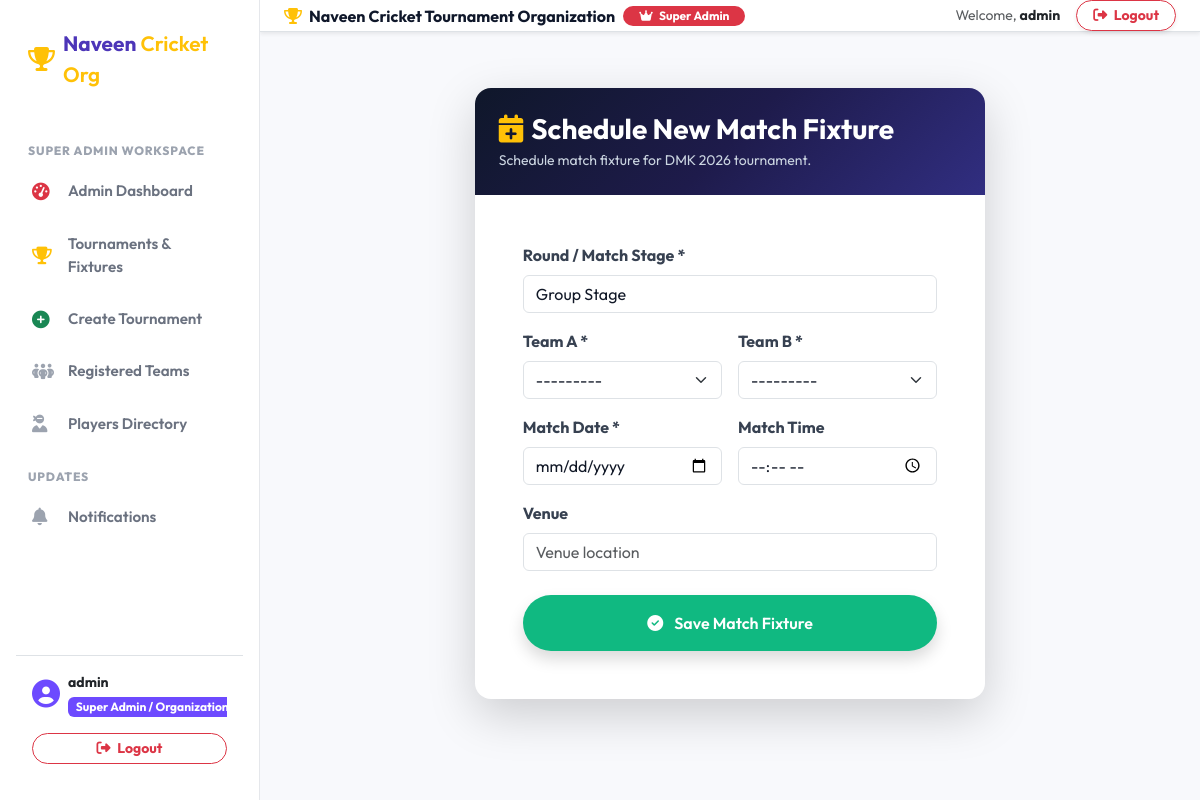
Page /matches/tournament/4/create/ (signed in) on the committed database.
### apps/accounts/models.py (models this page shows, shortened)
class User(AbstractUser):
    class Role(models.TextChoices):
        ADMIN = 'ADMIN', 'Super Admin / Organization Head'
        CAPTAIN = 'CAPTAIN', 'Team Captain / Owner'
        ORGANIZER = 'ORGANIZER', 'Tournament Organizer'
        PLAYER = 'PLAYER', 'Cricket Player'
    role = models.CharField(
        max_length=20,
        choices=Role.choices,
        default=Role.PLAYER
    )
    phone_number = models.CharField(max_length=15, blank=True, null=True)
    profile_picture = models.ImageField(upload_to='profile_pics/', blank=True, null=True)
    bio = models.TextField(blank=True, null=True)
    is_approved_organizer = models.BooleanField(default=True)
    created_at = models.DateTimeField(auto_now_add=True)
    @property
    def is_admin_role(self):
        return self.role == self.Role.ADMIN or self.is_superuser

### apps/tournaments/models.py (models this page shows, shortened)
class Tournament(models.Model):
    class TournamentType(models.TextChoices):
        T20 = 'T20', 'T20 Format'
        TEN_OVER = '10_OVER', '10 Overs Format'
        KNOCKOUT = 'KNOCKOUT', 'Knockout Tournament'
        LEAGUE_KNOCKOUT = 'LEAGUE_KNOCKOUT', 'League + Knockout'
        BOX_CRICKET = 'BOX_CRICKET', 'Box Cricket / Indoor'
    class Status(models.TextChoices):
        DRAFT = 'DRAFT', 'Draft'
        UPCOMING = 'UPCOMING', 'Upcoming'
        REGISTRATION_OPEN = 'REGISTRATION_OPEN', 'Registration Open'
        REGISTRATION_CLOSED = 'REGISTRATION_CLOSED', 'Registration Closed'
        ONGOING = 'ONGOING', 'Ongoing'
        COMPLETED = 'COMPLETED', 'Completed'
        CANCELLED = 'CANCELLED', 'Cancelled'
    name = models.CharField(max_length=200)
    tournament_type = models.CharField(
        max_length=50,
        choices=TournamentType.choices,
        default=TournamentType.T20
    )
    description = models.TextField()
    district = models.ForeignKey('locations.District', on_delete=models.SET_NULL, null=True, related_name='tournaments')
    taluk = models.ForeignKey('locations.Taluk', on_delete=models.SET_NULL, null=True, blank=True, related_name='tournaments')
    village = models.ForeignKey('locations.Village', on_delete=models.SET_NULL, null=True, blank=True, related_name='tournaments')
    venue = models.CharField(max_length=255)
    start_date = models.DateField()
    end_date = models.DateField()
    registration_start_date = models.DateField()
    registration_end_date = models.DateField()
    prize_amount = models.DecimalField(max_digits=10, decimal_places=2, default=0.00, help_text="Total Tournament Prize Pool (Rs)")
    rules_and_regulations = models.TextField(blank=True, null=True, help_text="Tournament rules and guidelines")
    exact_location = models.CharField(max_length=255, blank=True, null=True, help_text="Exact ground/stadium location or map address")
    entry_fee = models.DecimalField(max_digits=10, decimal_places=2, default=0.00)
    organizer = models.ForeignKey(settings.AUTH_USER_MODEL, on_delete=models.CASCADE, related_name='organized_tournaments')
    contact_phone = models.CharField(max_length=15)
    contact_email = models.EmailField()
    max_teams = models.PositiveIntegerField(default=16)
    status = models.CharField(
        max_length=25,
        choices=Status.choices,
        default=Status.REGISTRATION_OPEN
    )
    banner = models.ImageField(upload_to='tournament_banners/', blank=True, null=True)
    created_at = models.DateTimeField(auto_now_add=True)
    updated_at = models.DateTimeField(auto_now=True)
    class Meta:
        ordering = ['-start_date']

### apps/matches/views.py (the view)
# urls.py: path('tournament/<int:tournament_id>/create/', match_create_view, name='match_create'),
@login_required(login_url='login')
def match_create_view(request, tournament_id):
    tournament = get_object_or_404(Tournament, pk=tournament_id)
    if not (request.user == tournament.organizer or request.user.is_admin_role):
        messages.error(request, "Only the organizer can schedule matches.")
        return redirect('tournament_detail', pk=tournament_id)
    if request.method == 'POST':
        form = MatchForm(request.POST)
        if form.is_valid():
            match = form.save(commit=False)
            match.tournament = tournament
            match.save()
            notify_tournament_participants(
                tournament,
                f"New Fixture Scheduled: {match.team_a.name} vs {match.team_b.name}",
                f"Match round: {match.round_name} at {match.venue or tournament.venue} on {match.match_date}.",
                Notification.Type.FIXTURE_ANNOUNCEMENT,
                related_link=f"/matches/{match.id}/"
            )
            messages.success(request, f"Match fixture '{match.team_a.name} vs {match.team_b.name}' scheduled!")
            return redirect('tournament_detail', pk=tournament_id)
    else:
        form = MatchForm()
    return render(request, 'matches/match_form.html', {
        'form': form,
        'tournament': tournament,
        'title': 'Schedule New Match Fixture'
    })

### templates/matches/match_form.html (shortened to what this page needs)
{% extends 'base.html' %}
{% block content %}
<div class="row justify-content-center my-4">
    <div class="col-md-8 col-lg-7">
        <div class="card border-0 shadow-lg rounded-4 overflow-hidden">
            <div class="bg-navy p-4 text-white">
                <h3 class="fw-bold mb-1"><i class="fa-solid fa-calendar-plus text-warning me-2"></i>{{ title }}</h3>
                <p class="small text-slate-300 mb-0">Schedule match fixture for {{ tournament.name }}.</p>
            </div>
            <div class="card-body p-4 p-md-5">
                <form method="post">
                    <div class="mb-3">
                        <label class="form-label fw-bold">Round / Match Stage *</label>
                        {{ form.round_name }}
                    </div>
                    <div class="row g-3 mb-3">
                        <div class="col-md-6">
                            <label class="form-label fw-bold">Team A *</label>
                            {{ form.team_a }}
                        </div>
                        <div class="col-md-6">
                            <label class="form-label fw-bold">Team B *</label>
                            {{ form.team_b }}
                        </div>
                    </div>
                    <div class="row g-3 mb-3">
                        <div class="col-md-6">
                            <label class="form-label fw-bold">Match Date *</label>
                            {{ form.match_date }}
                        </div>
                        <div class="col-md-6">
                            <label class="form-label fw-bold">Match Time</label>
                            {{ form.match_time }}
                        </div>
                    </div>
                    <div class="mb-4">
                        <label class="form-label fw-bold">Venue</label>
                        {{ form.venue }}
                    </div>
                    <button type="submit" class="btn btn-emerald w-100 py-3 rounded-pill shadow">
                        <i class="fa-solid fa-check-circle me-2"></i> Save Match Fixture
                    </button>
                </form>
            </div>
        </div>
    </div>
</div>
{% endblock %}

### templates/base.html (shortened to what this page needs)
{% load static %}
<!DOCTYPE html>
<html lang="en">
<head>
    <link href="https://cdn.jsdelivr.net/npm/bootstrap@5.3.2/dist/css/bootstrap.min.css" rel="stylesheet">
    <link rel="stylesheet" href="https://cdnjs.cloudflare.com/ajax/libs/font-awesome/6.4.2/css/all.min.css">
    <link rel="stylesheet" href="{% static 'css/style.css' %}">
</head>
<body>
    <div class="app-wrapper">
        {% if user.is_authenticated and request.resolver_match.url_name != 'login' and request.resolver_match.url_name != 'register' %}
            <aside class="app-sidebar d-none d-lg-flex">
                <a href="{% url 'home' %}" class="sidebar-brand">
                    <i class="fa-solid fa-trophy text-warning"></i>
                    <span class="fw-bold">Naveen<span class="text-warning fw-semibold"> Cricket Org</span></span>
                </a>
                <ul class="sidebar-menu">
                    {% if user.is_admin_role %}
                        <div class="sidebar-section-title">Super Admin Workspace</div>
                        <li class="sidebar-item">
                            <a href="{% url 'admin_dashboard' %}" class="sidebar-link {% if 'dashboard/admin' in request.path %}active{% endif %}">
                                <i class="fa-solid fa-gauge-high text-danger"></i> Admin Dashboard
                            </a>
                        </li>
                        <li class="sidebar-item">
                            <a href="{% url 'tournament_list' %}" class="sidebar-link {% if 'tournaments' in request.path %}active{% endif %}">
                                <i class="fa-solid fa-trophy text-warning"></i> Tournaments & Fixtures
                            </a>
                        </li>
                        <li class="sidebar-item">
                            <a href="{% url 'tournament_create' %}" class="sidebar-link {% if 'tournaments/create' in request.path %}active{% endif %}">
                                <i class="fa-solid fa-plus-circle text-success"></i> Create Tournament
                            </a>
                        </li>
                        <li class="sidebar-item">
                            <a href="{% url 'team_list' %}" class="sidebar-link {% if 'teams' in request.path %}active{% endif %}">
                                <i class="fa-solid fa-people-group"></i> Registered Teams
                            </a>
                        </li>
                        <li class="sidebar-item">
                            <a href="{% url 'player_list' %}" class="sidebar-link {% if 'players' in request.path and 'edit' not in request.path %}active{% endif %}">
                                <i class="fa-solid fa-user-ninja"></i> Players Directory
                            </a>
                        </li>
                    {% endif %}
                    <div class="sidebar-section-title">Updates</div>
                    <li class="sidebar-item">
                        <a href="{% url 'notification_list' %}" class="sidebar-link {% if 'notifications' in request.path %}active{% endif %}">
                            <i class="fa-solid fa-bell"></i> Notifications
                        </a>
                    </li>
                </ul>
                <div class="sidebar-user mt-auto p-3 border-top">
                    <div class="d-flex align-items-center mb-3">
                        <i class="fa-solid fa-circle-user fs-3 text-purple me-2"></i>
                        <div class="overflow-hidden">
                            <strong class="d-block text-truncate text-dark small">{{ user.username }}</strong>
                            <small class="badge bg-purple">{{ user.get_role_display }}</small>
                        </div>
                    </div>
                    <form method="post" action="{% url 'logout' %}">
                        <button type="submit" class="btn btn-sm btn-outline-danger w-100 rounded-pill fw-bold">
                            <i class="fa-solid fa-right-from-bracket me-1"></i> Logout
                        </button>
                    </form>
                </div>
            </aside>
        {% endif %}
        <div class="app-content" >
            {% if user.is_authenticated and request.resolver_match.url_name != 'login' and request.resolver_match.url_name != 'register' %}
                <div class="d-none d-lg-flex justify-content-between align-items-center bg-white border-bottom px-4 py-2.5 shadow-sm">
                    <div class="d-flex align-items-center gap-2">
                        <span class="fw-bold text-navy fs-6"><i class="fa-solid fa-trophy text-warning me-1"></i> Naveen Cricket Tournament Organization</span>
                        {% if user.is_admin_role %}
                            <span class="badge bg-danger rounded-pill px-3 py-1"><i class="fa-solid fa-crown me-1"></i> Super Admin</span>
                        {% elif user.is_captain_role %}
                            <span class="badge bg-warning text-dark rounded-pill px-3 py-1"><i class="fa-solid fa-baseball-bat-ball me-1"></i> Team Captain</span>
                        {% else %}
                            <span class="badge bg-success rounded-pill px-3 py-1"><i class="fa-solid fa-user-ninja me-1"></i> Cricket Player</span>
                        {% endif %}
                    </div>
                    <div class="d-flex align-items-center gap-3">
                        <span class="small text-muted">Welcome, <strong class="text-dark">{{ user.first_name|default:user.username }}</strong></span>
                        <form method="post" action="{% url 'logout' %}" class="d-inline">
                            <button type="submit" class="btn btn-outline-danger btn-sm rounded-pill px-3 fw-bold shadow-sm">
                                <i class="fa-solid fa-right-from-bracket me-1"></i> Logout
                            </button>
                        </form>
                    </div>
                </div>
            {% endif %}
            <main class="container-fluid px-4 my-3 flex-grow-1">
                {% block content %}{% endblock %}
            </main>
        </div>
    </div>
</body>
</html>

### rows in the picture
User: username "admin", role "Super Admin /…", first_name "admin"
Tournament: name "DMK 2026 tournament"

### other values in the picture
{{ title }} "Schedule New Match Fixture"
